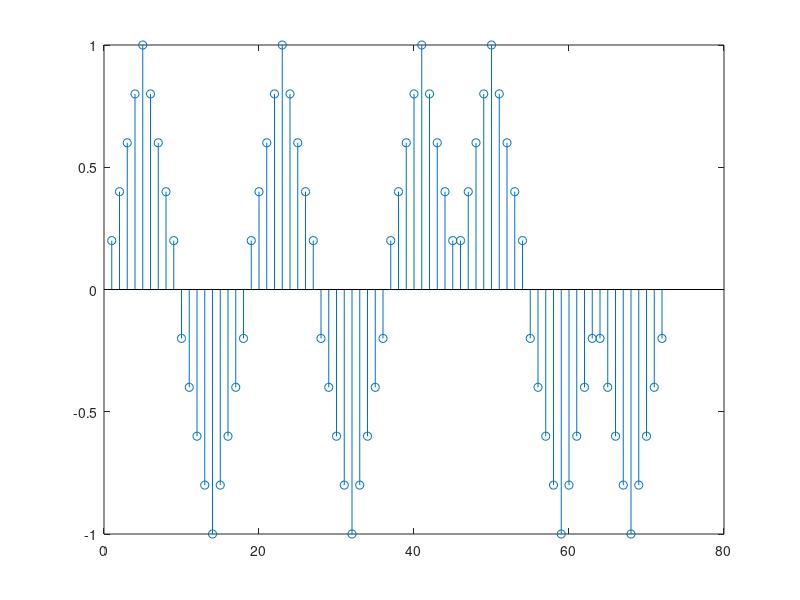

The MATLAB script that drew this image: (Note: this script raises an error after producing the figure.)
clear all; clc
mp = 9; % muestras por pulso
pbase = triang(mp); % pulso base triangular de mp muestras
t = 0:8;
b = [1 0 1 0 1 1 0 0];
stem(t,pbase)
ylim([0 1])
s = [1 0 0 0 0 0 0 0 0 -1 0 0 0 0 0 0 0 0 1];
s1 = b;
s1(s1==0) = -1;
s = zeros(1,(numel(b)-1)*mp+1);
s(1:mp:end) = s1;
x = conv(s,pbase);
stem(x)
%% 2da sección
load lena512.mat
% whos('-file','lena512.mat')
% imshow(uint8(lena512))
lenarec=lena512(252:284,318:350);
% imshow(uint8(lenarec))
b=de2bi(lenarec,8);
% b=de2bi(lenarec,8,'left-msb'); % % % % % % % version profesor
b=b';
bits=b(:);
%% Realice y codifique el proceso inverso (bits a pixeles) para reconstruir la imagen.
bR = reshape(bits,[8,1089]);
% isequal(bR,b)
bR = bR';
lena = reshape(bi2de(bR),size(lenarec));
isequal(lenarec,lena)
imshow(uint8(lena))
% % % % % % % % % % % % % % % % % % % % % % version profesor
% Mbits = reshape(bits,8,33*33);
% vint = bi2de(Mbits','left-msb');
% Mint = vec2mat(vint,33,33);
% Mint(1,1)
% Mint = Mint';
% imshow(uint8(Mint))
%%  Unipolar NRZ % % % NOTA correr 2da seccion para obtener los bits
mp = 10; % samples per pulse
Fs = 96000;
Ts = 1/Fs;
% The bit rate is Rb= Rs= Fs / mp, because 1 bit= 1 %symbol and % every symbol has mpsamples per bit
Rs = Fs / mp;
% unipolar nrz
pbase = rectwin(mp); % Pulso completo;+
wvtool(pbase)
s = zeros(1,numel(bits)*mp);
s(1:mp:end) = bits;
subplot(3,1,1); stem(s(1:mp*16)); title('tren de impulsos');
unrz = conv(pbase,s);
subplot(3,1,3);pwelch(unrz,[],[],[],Fs,'power'); title('PSD of Unipolar NRZ');
subplot(3,1,2);plot(unrz(1:mp*16)); title('Uniolar NRZ');
%% Polar NRZ % % % NOTA correr 2da seccion para obtener los bits
mp = 10; % samples per pulse
Fs = 96000;
Ts = 1/Fs;
% The bit rate is Rb= Rs= Fs / mp, because 1 bit= 1 %symbol and % every symbol has mpsamples per bit
Rs = Fs / mp;
% polar nrz
pbase = rectwin(mp); % Pulso completo;
wvtool(pbase);
sym = (bits * 2)-1;
s = zeros(1,numel(bits)*mp);
s(1:mp:end) = sym;
subplot(3,1,1); stem(s(1:mp*16)); title('tren de impulsos');
pnrz = conv(pbase,s);
subplot(3,1,3);pwelch(pnrz,[],[],[],Fs,'power'); title('PSD of Polar NRZ');
subplot(3,1,2);plot(pnrz(1:mp*16)); title('Polar NRZ');
%% Bipolar NRZ % % % NOTA correr 2da seccion para obtener los bits
mp = 10; % samples per pulse
Fs = 96000;
Ts = 1/Fs;
% The bit rate is Rb= Rs= Fs / mp, because 1 bit= 1 %symbol and % every symbol has mpsamples per bit
Rs = Fs / mp;
% bipolar nrz
pbase = rectwin(mp); % Pulso completo;
wvtool(pbase)
%
am = mod(1:length(bits(bits == 1)), 2); % 0s y 1s del tamaño de los bits en 1 en la variable bits
am(am == 0) = -1; % alternate mark (vector de -1s y 1s)
bits(bits == 1) = am; % alternate mark inversion AMI (tres estados)
%
s = zeros(1,numel(bits)*mp);
s(1:mp:end) = bits;figure;
subplot(3,1,1);stem(s(1:mp*16)); title('tren de impulsos');
bnrz = conv(pbase,s);
subplot(3,1,3);pwelch(bnrz,[],[],[],Fs,'power'); title('PSD of Bipolar NRZ');
subplot(3,1,2);plot(bnrz(1:mp*16));title('Bipolar NRZ');
figure;powerbw(bnrz,Fs) % para obtener el bw de -3dB
%% Manchester % % % NOTA correr 2da seccion para obtener los bits
mp = 10; % samples per pulse
Fs = 96000;
Ts = 1/Fs;
% The bit rate is Rb= Rs= Fs / mp, because 1 bit= 1 %symbol and % every symbol has mpsamples per bit
Rs = Fs / mp
Rb = Rs
% Manchester
pM = [-ones(1,mp/2) ones(1,mp/2)]; %pulso base
wvtool(pM);
sym = (bits * 2)-1;
s = zeros(1,numel(bits)*mp);% tren de impulsos
s(1:mp:end) = sym; %tren
subplot(3,1,1); stem(s(1:mp*16)); title('tren de impulsos'); 
xM = conv(pM,s);
% subplot(3,1,3); pwelch(xM,200,100,200,Fs,'power'); title('PSD of Manchester');
subplot(3,1,3); pwelch(xM,[],[],[],Fs,'power'); title('PSD of Manchester');
subplot(3,1,2); plot(xM(1:mp*16));title('Manchester');
